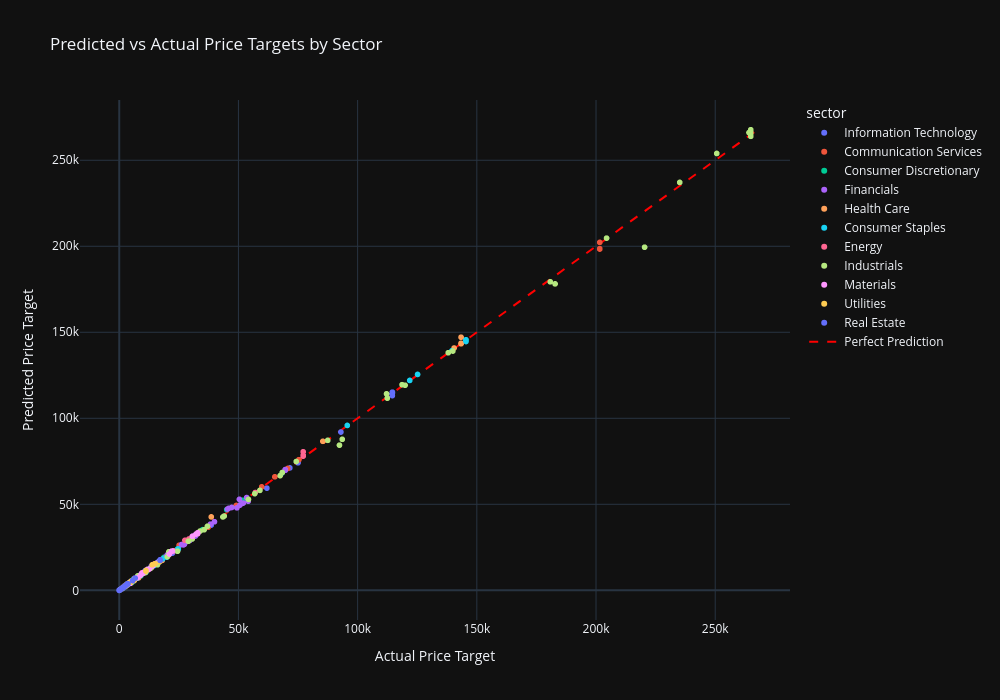

The notebook cell saved with this chart:
### Code cell
# 📊 Comprehensive Interactive Visualizations - Predictions, Valuation & Analytics
# Note: All directories already created at initialization (Phase 9.1-9.8 structure)
plots_dir = OUTPUT_DIR / "plots"
analytics_dir = OUTPUT_DIR / "analytics"
reports_dir = OUTPUT_DIR / "reporting"

print(f"\n📊 Creating Comprehensive Interactive Visualizations...")

# 1. Prediction Scatter Plot - Predicted vs Actual with Sector Colors
print("  Creating prediction scatter plot...")
if all(col in all_stocks_phase95.columns for col in ['price_target', 'predicted_price_target', 'sector']):
    plot_data = all_stocks_phase95[['price_target', 'predicted_price_target', 'sector', 'ticker']].dropna()

    fig_pred = px.scatter(
            plot_data,
            x='price_target',
            y='predicted_price_target',
            color='sector',
            hover_data=['ticker'],
            title='Predicted vs Actual Price Targets by Sector',
            labels={'price_target': 'Actual Price Target', 'predicted_price_target': 'Predicted Price Target'},
            height=700,
            width=1000
            )
    # Add diagonal line (perfect prediction)
    max_val = max(plot_data['price_target'].max(), plot_data['predicted_price_target'].max())
    fig_pred.add_trace(go.Scatter(
            x=[0, max_val],
            y=[0, max_val],
            mode='lines',
            line=dict(color='red', dash='dash'),
            name='Perfect Prediction',
            showlegend=True
            ))
    fig_pred.show()
    fig_pred.write_html(plots_dir / "prediction_scatter_interactive.html")
    print(f"  ✓ Saved: {plots_dir / 'prediction_scatter_interactive.html'}")

    # Generate PNG version for Excel integration
    try:
        fig_pred.write_image(plots_dir / "prediction_scatter_interactive.png", width=1000, height=700)
        print(f"  ✓ Saved PNG: {plots_dir / 'prediction_scatter_interactive.png'}")
    except Exception as e:
        print(f"  ⚠️ PNG generation skipped (install kaleido: pip install kaleido): {e}")

# 2. Residual Analysis - Interactive Residual Plot
print("  Creating residual analysis plot...")
if all(col in all_stocks_phase95.columns for col in ['price_target', 'predicted_price_target']):
    residual_data = all_stocks_phase95[['price_target', 'predicted_price_target', 'sector']].dropna()
    residual_data['residual'] = residual_data['predicted_price_target'] - residual_data['price_target']

    fig_resid = px.scatter(
            residual_data,
            x='price_target',
            y='residual',
            color='sector',
            title='Residual Plot: Model Error Analysis',
            labels={'price_target': 'Actual Price Target', 'residual': 'Residual (Predicted - Actual)'},
            height=600
            )
    fig_resid.add_hline(y=0, line_dash="dash", line_color="red", annotation_text="Zero Error")
    fig_resid.show()
    fig_resid.write_html(plots_dir / "residual_analysis_interactive.html")
    print(f"  ✓ Saved: {plots_dir / 'residual_analysis_interactive.html'}")

    # Generate PNG version for Excel integration
    try:
        fig_resid.write_image(plots_dir / "residual_analysis_interactive.png", width=1000, height=600)
        print(f"  ✓ Saved PNG: {plots_dir / 'residual_analysis_interactive.png'}")
    except Exception as e:
        print(f"  ⚠️ PNG generation skipped (install kaleido: pip install kaleido): {e}")

# 3. Mispricing Heatmap - Sector vs Region
print("  Creating mispricing heatmap...")
if all(col in all_stocks_phase95.columns for col in ['sector', 'region', 'mispricing_score']):
    mispricing_pivot = all_stocks_phase95.pivot_table(
            values='mispricing_score',
            index='sector',
            columns='region',
            aggfunc='mean'
            )

    fig_mispricing = px.imshow(
            mispricing_pivot,
            labels=dict(x="Region", y="Sector", color="Avg Mispricing Score"),
            title='Average Mispricing Score by Sector and Region',
            color_continuous_scale='RdYlGn',
            aspect='auto',
            height=600
            )
    fig_mispricing.update_traces(text=mispricing_pivot.values.round(3), texttemplate='%{text}')
    fig_mispricing.show()
    fig_mispricing.write_html(analytics_dir / "mispricing_heatmap_interactive.html")
    print(f"  ✓ Saved: {analytics_dir / 'mispricing_heatmap_interactive.html'}")

    # Generate PNG version for Excel integration
    try:
        fig_mispricing.write_image(plots_dir / "mispricing_heatmap_interactive.png", width=1000, height=600)
        print(f"  ✓ Saved PNG: {plots_dir / 'mispricing_heatmap_interactive.png'}")
    except Exception as e:
        print(f"  ⚠️ PNG generation skipped (install kaleido: pip install kaleido): {e}")

# 4. Stock Rankings - Top Undervalued/Overvalued Interactive Bar Chart
print("  Creating stock rankings chart...")
if 'mispricing_score' in all_stocks_phase95.columns:
    top_10_under = all_stocks_phase95.nlargest(10, 'mispricing_score')[['ticker', 'sector', 'mispricing_score']]
    top_10_over = all_stocks_phase95.nsmallest(10, 'mispricing_score')[['ticker', 'sector', 'mispricing_score']]

    fig_rankings = make_subplots(
            rows=1, cols=2,
            subplot_titles=('Top 10 Undervalued', 'Top 10 Overvalued')
            )

    fig_rankings.add_trace(
            go.Bar(x=top_10_under['ticker'], y=top_10_under['mispricing_score'],
                   marker_color='green', showlegend=False),
            row=1, col=1
            )

    fig_rankings.add_trace(
            go.Bar(x=top_10_over['ticker'], y=top_10_over['mispricing_score'],
                   marker_color='red', showlegend=False),
            row=1, col=2
            )

    fig_rankings.update_layout(
            title_text="Stock Rankings: Investment Opportunities",
            height=500
            )
    fig_rankings.update_xaxes(tickangle=45)
    fig_rankings.show()
    fig_rankings.write_html(analytics_dir / "stock_rankings_interactive.html")
    print(f"  ✓ Saved: {analytics_dir / 'stock_rankings_interactive.html'}")

    # Generate PNG version for Excel integration
    try:
        fig_rankings.write_image(plots_dir / "stock_rankings_interactive.png", width=1200, height=500)
        print(f"  ✓ Saved PNG: {plots_dir / 'stock_rankings_interactive.png'}")
    except Exception as e:
        print(f"  ⚠️ PNG generation skipped (install kaleido: pip install kaleido): {e}")

# 5. Sector Performance Summary - Bubble Chart
print("  Creating sector performance bubble chart...")
sector_summary = None
if all(col in all_stocks_phase95.columns for col in ['sector', 'mispricing_score', 'market_cap']):
    sector_summary = all_stocks_phase95.groupby('sector').agg({
        'mispricing_score': 'mean',
        'market_cap': 'sum',
        'ticker': 'count'
        }).reset_index()
    sector_summary.columns = ['sector', 'avg_mispricing', 'total_market_cap', 'num_stocks']

    fig_sector_bubble = px.scatter(
            sector_summary,
            x='num_stocks',
            y='avg_mispricing',
            size='total_market_cap',
            color='sector',
            hover_data=['sector'],
            title='Sector Performance: Mispricing vs Market Cap',
            labels={'num_stocks': 'Number of Stocks', 'avg_mispricing': 'Average Mispricing Score'},
            height=600
            )
    fig_sector_bubble.show()
    fig_sector_bubble.write_html(analytics_dir / "sector_performance_bubble.html")
    print(f"  ✓ Saved: {analytics_dir / 'sector_performance_bubble.html'}")

    # Generate PNG version for Excel integration
    try:
        fig_sector_bubble.write_image(plots_dir / "sector_performance_bubble.png", width=1000, height=600)
        print(f"  ✓ Saved PNG: {plots_dir / 'sector_performance_bubble.png'}")
    except Exception as e:
        print(f"  ⚠️ PNG generation skipped (install kaleido: pip install kaleido): {e}")

print(f"\n✅ Interactive Visualizations Complete")
print(f"   Plots saved to: {plots_dir}")
print(f"   Analytics saved to: {analytics_dir}")

### Figure 1 — Plotly figure (JSON) as saved in the notebook; plotly's stock layout.template omitted (floating-point values rounded to 4 significant figures; data arrays with more than 128 entries replaced by an {"elided": "..."} marker saying what was removed)
{"data": [{"customdata": {"elided": "865x1 str values"}, "hovertemplate": "sector=Information Technology<br>Actual Price Target=%{x}<br>Predicted Price Target=%{y}<br>ticker=%{customdata[0]}<extra></extra>", "legendgroup": "Information Technology", "marker": {"color": "#636efa", "symbol": "circle"}, "mode": "markers", "name": "Information Technology", "showlegend": true, "x": {"elided": "865 float values"}, "xaxis": "x", "y": {"elided": "865 float values"}, "yaxis": "y", "type": "scattergl"}, {"customdata": {"elided": "362x1 str values"}, "hovertemplate": "sector=Communication Services<br>Actual Price Target=%{x}<br>Predicted Price Target=%{y}<br>ticker=%{customdata[0]}<extra></extra>", "legendgroup": "Communication Services", "marker": {"color": "#EF553B", "symbol": "circle"}, "mode": "markers", "name": "Communication Services", "showlegend": true, "x": {"elided": "362 float values"}, "xaxis": "x", "y": {"elided": "362 float values"}, "yaxis": "y", "type": "scattergl"}, {"customdata": {"elided": "896x1 str values"}, "hovertemplate": "sector=Consumer Discretionary<br>Actual Price Target=%{x}<br>Predicted Price Target=%{y}<br>ticker=%{customdata[0]}<extra></extra>", "legendgroup": "Consumer Discretionary", "marker": {"color": "#00cc96", "symbol": "circle"}, "mode": "markers", "name": "Consumer Discretionary", "showlegend": true, "x": {"elided": "896 float values"}, "xaxis": "x", "y": {"elided": "896 float values"}, "yaxis": "y", "type": "scattergl"}, {"customdata": {"elided": "1394x1 str values"}, "hovertemplate": "sector=Financials<br>Actual Price Target=%{x}<br>Predicted Price Target=%{y}<br>ticker=%{customdata[0]}<extra></extra>", "legendgroup": "Financials", "marker": {"color": "#ab63fa", "symbol": "circle"}, "mode": "markers", "name": "Financials", "showlegend": true, "x": {"elided": "1394 float values"}, "xaxis": "x", "y": {"elided": "1394 float values"}, "yaxis": "y", "type": "scattergl"}, {"customdata": {"elided": "674x1 str values"}, "hovertemplate": "sector=Health Care<br>Actual Price Target=%{x}<br>Predicted Price Target=%{y}<br>ticker=%{customdata[0]}<extra></extra>", "legendgroup": "Health Care", "marker": {"color": "#FFA15A", "symbol": "circle"}, "mode": "markers", "name": "Health Care", "showlegend": true, "x": {"elided": "674 float values"}, "xaxis": "x", "y": {"elided": "674 float values"}, "yaxis": "y", "type": "scattergl"}, {"customdata": {"elided": "592x1 str values"}, "hovertemplate": "sector=Consumer Staples<br>Actual Price Target=%{x}<br>Predicted Price Target=%{y}<br>ticker=%{customdata[0]}<extra></extra>", "legendgroup": "Consumer Staples", "marker": {"color": "#19d3f3", "symbol": "circle"}, "mode": "markers", "name": "Consumer Staples", "showlegend": true, "x": {"elided": "592 float values"}, "xaxis": "x", "y": {"elided": "592 float values"}, "yaxis": "y", "type": "scattergl"}, {"customdata": {"elided": "351x1 str values"}, "hovertemplate": "sector=Energy<br>Actual Price Target=%{x}<br>Predicted Price Target=%{y}<br>ticker=%{customdata[0]}<extra></extra>", "legendgroup": "Energy", "marker": {"color": "#FF6692", "symbol": "circle"}, "mode": "markers", "name": "Energy", "showlegend": true, "x": {"elided": "351 float values"}, "xaxis": "x", "y": {"elided": "351 float values"}, "yaxis": "y", "type": "scattergl"}, {"customdata": {"elided": "1458x1 str values"}, "hovertemplate": "sector=Industrials<br>Actual Price Target=%{x}<br>Predicted Price Target=%{y}<br>ticker=%{customdata[0]}<extra></extra>", "legendgroup": "Industrials", "marker": {"color": "#B6E880", "symbol": "circle"}, "mode": "markers", "name": "Industrials", "showlegend": true, "x": {"elided": "1458 float values"}, "xaxis": "x", "y": {"elided": "1458 float values"}, "yaxis": "y", "type": "scattergl"}, {"customdata": {"elided": "744x1 str values"}, "hovertemplate": "sector=Materials<br>Actual Price Target=%{x}<br>Predicted Price Target=%{y}<br>ticker=%{customdata[0]}<extra></extra>", "legendgroup": "Materials", "marker": {"color": "#FF97FF", "symbol": "circle"}, "mode": "markers", "name": "Materials", "showlegend": true, "x": {"elided": "744 float values"}, "xaxis": "x", "y": {"elided": "744 float values"}, "yaxis": "y", "type": "scattergl"}, {"customdata": {"elided": "351x1 str values"}, "hovertemplate": "sector=Utilities<br>Actual Price Target=%{x}<br>Predicted Price Target=%{y}<br>ticker=%{customdata[0]}<extra></extra>", "legendgroup": "Utilities", "marker": {"color": "#FECB52", "symbol": "circle"}, "mode": "markers", "name": "Utilities", "showlegend": true, "x": {"elided": "351 float values"}, "xaxis": "x", "y": {"elided": "351 float values"}, "yaxis": "y", "type": "scattergl"}, {"customdata": {"elided": "313x1 str values"}, "hovertemplate": "sector=Real Estate<br>Actual Price Target=%{x}<br>Predicted Price Target=%{y}<br>ticker=%{customdata[0]}<extra></extra>", "legendgroup": "Real Estate", "marker": {"color": "#636efa", "symbol": "circle"}, "mode": "markers", "name": "Real Estate", "showlegend": true, "x": {"elided": "313 float values"}, "xaxis": "x", "y": {"elided": "313 float values"}, "yaxis": "y", "type": "scattergl"}, {"line": {"color": "red", "dash": "dash"}, "mode": "lines", "name": "Perfect Prediction", "showlegend": true, "x": [0, 267700.0], "y": [0, 267700.0], "type": "scatter"}], "layout": {"xaxis": {"anchor": "y", "domain": [0.0, 1.0], "title": {"text": "Actual Price Target"}}, "yaxis": {"anchor": "x", "domain": [0.0, 1.0], "title": {"text": "Predicted Price Target"}}, "legend": {"title": {"text": "sector"}, "tracegroupgap": 0}, "title": {"text": "Predicted vs Actual Price Targets by Sector"}, "height": 700, "width": 1000}}
